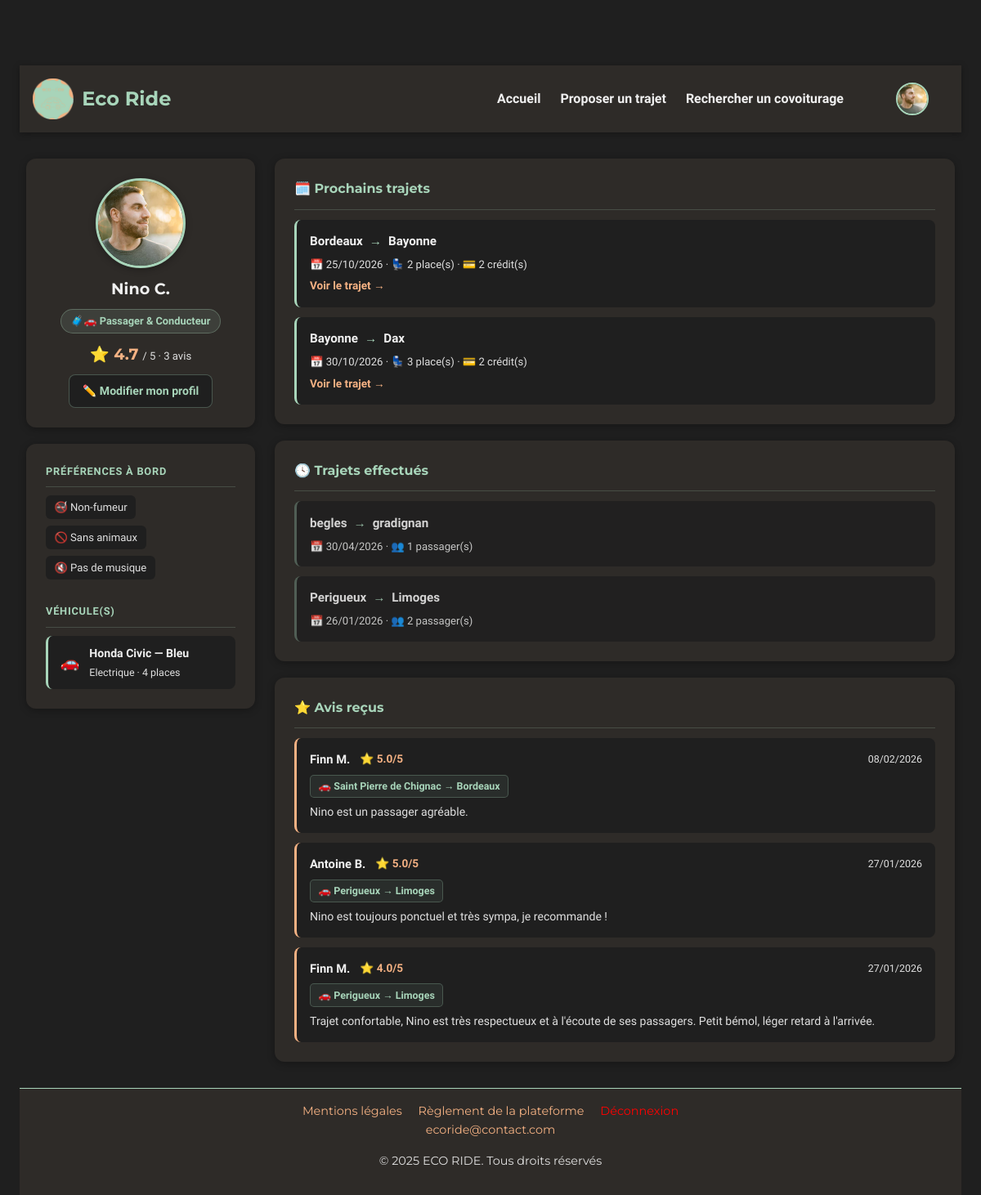
/PROJET/UTILISATEUR/USR-profil.php?id=1 (signed in), run on an earlier commit of the app's database.
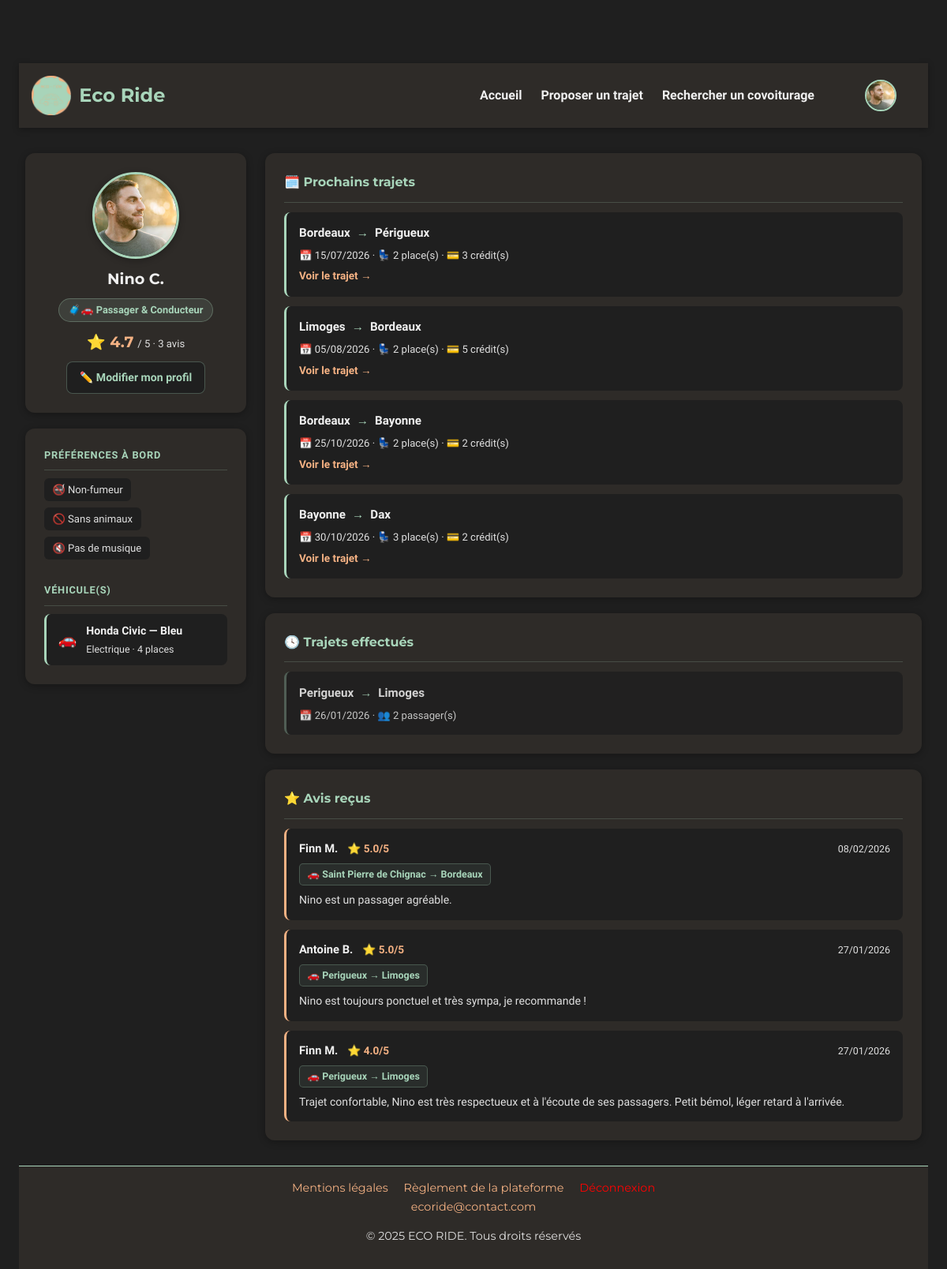
And on a later commit of the database.
### tables this page shows
CREATE TABLE `vehicules` (
  `vehicule_id` int(11) NOT NULL,
  `id_utilisateur` int(11) NOT NULL,
  `plaque` varchar(20) NOT NULL,
  `date_premiere_immat` date DEFAULT NULL,
  `marque` varchar(50) DEFAULT NULL,
  `modele` varchar(50) DEFAULT NULL,
  `couleur` varchar(50) DEFAULT NULL,
  `carburant` varchar(50) DEFAULT NULL,
  `places` int(11) DEFAULT 4,
  `animaux_acceptes` enum('oui','non') DEFAULT 'non',
  `fumeur` enum('oui','non') DEFAULT 'non',
  `musique` varchar(50) DEFAULT NULL
);

CREATE TABLE `trajets` (
  `id` int(11) NOT NULL,
  `id_conducteur` int(11) NOT NULL,
  `depart` varchar(255) NOT NULL,
  `arrivee` varchar(255) NOT NULL,
  `etapes` text DEFAULT NULL,
  `commentaire` text DEFAULT NULL,
  `date_depart` date NOT NULL,
  `heure_depart` time NOT NULL,
  `heure_arrivee` time DEFAULT NULL,
  `vehicule_id` int(11) DEFAULT NULL,
  `places_disponibles` int(11) DEFAULT 1,
  `prix` int(11) NOT NULL DEFAULT 2,
  `statut` enum('publie','complet','annule','termine','en_cours') DEFAULT 'publie'
);

CREATE TABLE `avis` (
  `id` int(11) NOT NULL,
  `id_trajet` int(11) NOT NULL,
  `id_auteur` int(11) NOT NULL,
  `id_destinataire` int(11) NOT NULL,
  `note` decimal(2,1) DEFAULT NULL,
  `commentaire` text DEFAULT NULL,
  `date_creation` datetime DEFAULT current_timestamp(),
  `statut` enum('en_attente','valide','refuse') NOT NULL DEFAULT 'en_attente'
);

CREATE TABLE `utilisateurs` (
  `id` int(11) NOT NULL,
  `nom` varchar(100) NOT NULL,
  `prenom` varchar(100) NOT NULL,
  `email` varchar(150) DEFAULT NULL,
  `mot_de_passe` varchar(255) NOT NULL,
  `role` enum('passager','conducteur','passager-conducteur') NOT NULL,
  `date_naissance` date DEFAULT NULL,
  `bio` text DEFAULT NULL,
  `date_inscription` datetime DEFAULT current_timestamp(),
  `photo` varchar(255) DEFAULT 'default.jpg',
  `driver_completed` tinyint(1) DEFAULT 0,
  `profile_completed` tinyint(1) DEFAULT 0,
  `suspendu` tinyint(1) NOT NULL DEFAULT 0
);

### PROJET/UTILISATEUR/USR-profil.php (the view, shortened to what the changed rows need)
<?php
include('../PHP/connexion.php');
$id = isset($_GET['id']) ? (int)$_GET['id'] : 0;
$stmt = $bdd->prepare("SELECT * FROM utilisateurs WHERE id = ?");
$stmt->execute([$id]);
$user = $stmt->fetch(PDO::FETCH_ASSOC);
$stmt = $bdd->prepare("SELECT * FROM vehicules WHERE id_utilisateur = ?");
$stmt->execute([$id]);
$vehicules = $stmt->fetchAll(PDO::FETCH_ASSOC);
$stmt = $bdd->prepare("
    SELECT t.*, COUNT(tp.id_passager) as nb_passagers
    FROM trajets t
    LEFT JOIN trajets_passagers tp ON tp.id_trajet = t.id
    WHERE t.id_conducteur = ? AND t.statut = 'termine'
    GROUP BY t.id
    ORDER BY t.date_depart DESC
    LIMIT 5
");
$stmt->execute([$id]);
$trajets = $stmt->fetchAll(PDO::FETCH_ASSOC);
$stmt = $bdd->prepare("
    SELECT t.*
    FROM trajets t
    WHERE t.id_conducteur = ? AND t.statut IN ('publie', 'complet')
    AND t.date_depart >= CURDATE()
    ORDER BY t.date_depart ASC
    LIMIT 5
");
$stmt->execute([$id]);
$trajets_avenir = $stmt->fetchAll(PDO::FETCH_ASSOC);
$stmt = $bdd->prepare("
    SELECT a.note, a.commentaire, a.date_creation,
           u.prenom, u.nom,
           t.depart AS trajet_depart, t.arrivee AS trajet_arrivee
    FROM avis a
    JOIN utilisateurs u ON u.id = a.id_auteur
    LEFT JOIN trajets t ON t.id = a.id_trajet
    WHERE a.id_destinataire = ? AND a.statut = 'valide'
    ORDER BY a.date_creation DESC
");
$stmt->execute([$id]);
$avis = $stmt->fetchAll(PDO::FETCH_ASSOC);
?>
<!DOCTYPE html>
<html lang="fr">
<head>
    <link rel="stylesheet" href="../CSS/style_global.css">
    <link rel="stylesheet" href="../CSS/CSS UTILISATEUR/USR-profil.css">
</head>
<body>
<main class="profil-main">
    <aside class="profil-aside">
        <div class="profil-card">
            <h2 class="profil-nom"><?= htmlspecialchars($user['prenom'] . ' ' . $user['nom']) ?></h2>
        </div>
        <?php if (!empty($vehicules)): $v = $vehicules[0]; ?>
        <div class="profil-card">
            <?php foreach ($vehicules as $v): ?>
            <div class="profil-vehicule">
                <span class="profil-vehicule-icon">🚗</span>
                <div>
                    <p class="profil-vehicule-nom"><?= htmlspecialchars($v['marque'] . ' ' . $v['modele']) ?> — <?= htmlspecialchars($v['couleur']) ?></p>
                    <p class="profil-vehicule-detail"><?= htmlspecialchars($v['carburant']) ?> · <?= $v['places'] ?> places</p>
                </div>
            </div>
            <?php endforeach; ?>
        </div>
        <?php endif; ?>
    </aside>
    <div class="profil-content">
        <?php if (!empty($trajets_avenir)): ?>
        <div class="profil-bloc">
            <?php foreach ($trajets_avenir as $t): ?>
            <div class="profil-trajet-item">
                <div class="profil-trajet-route">
                    <span><?= htmlspecialchars($t['depart']) ?></span>
                    <span class="profil-trajet-arrow">→</span>
                    <span><?= htmlspecialchars($t['arrivee']) ?></span>
                </div>
                <div class="profil-trajet-meta">
                    📅 <?= date('d/m/Y', strtotime($t['date_depart'])) ?>
                    · 💺 <?= htmlspecialchars($t['places_disponibles']) ?> place(s)
                    · 💳 <?= (int)$t['prix'] ?> crédit(s)
                </div>
                <a href="USR-details-trajet.php?id=<?= $t['id'] ?>" class="profil-trajet-link">Voir le trajet →</a>
            </div>
            <?php endforeach; ?>
        </div>
        <?php endif; ?>
        <?php if (!empty($trajets)): ?>
        <div class="profil-bloc">
            <?php foreach ($trajets as $t): ?>
            <div class="profil-trajet-item profil-trajet-item--past">
                <div class="profil-trajet-route">
                    <span><?= htmlspecialchars($t['depart']) ?></span>
                    <span class="profil-trajet-arrow">→</span>
                    <span><?= htmlspecialchars($t['arrivee']) ?></span>
                </div>
                <div class="profil-trajet-meta">
                    📅 <?= date('d/m/Y', strtotime($t['date_depart'])) ?>
                    · 👥 <?= $t['nb_passagers'] ?> passager(s)
                </div>
            </div>
            <?php endforeach; ?>
        </div>
        <?php endif; ?>
        <?php if (!empty($avis)): ?>
        <div class="profil-bloc">
            <?php foreach ($avis as $a): ?>
            <div class="profil-avis-item">
                <div class="profil-avis-header">
                    <span class="profil-avis-auteur"><?= htmlspecialchars($a['prenom'] . ' ' . $a['nom']) ?></span>
                    <span class="profil-avis-note">⭐ <?= $a['note'] ?>/5</span>
                    <span class="profil-avis-date"><?= date('d/m/Y', strtotime($a['date_creation'])) ?></span>
                </div>
                <?php if (!empty($a['trajet_depart']) && !empty($a['trajet_arrivee'])): ?>
                <span class="profil-avis-trajet">
                    🚗 <?= htmlspecialchars($a['trajet_depart']) ?> → <?= htmlspecialchars($a['trajet_arrivee']) ?>
                </span>
                <?php endif; ?>
                <?php if ($a['commentaire']): ?>
                <p class="profil-avis-texte"><?= htmlspecialchars($a['commentaire']) ?></p>
                <?php endif; ?>
            </div>
            <?php endforeach; ?>
        </div>
        <?php endif; ?>
    </div>
</main>
</body>
</html>

What changed in the data, as far as the page shows it:
removed trajets: depart "begles", arrivee "gradignan", date_depart "30/04/2026", nb_passagers "1", shown under "🕓 Trajets effectués"
added trajets: depart "Bordeaux", arrivee "Périgueux", date_depart "15/07/2026", places_disponibles "2", prix "3", shown under "🗓️ Prochains trajets"
added trajets: depart "Limoges", arrivee "Bordeaux", date_depart "05/08/2026", places_disponibles "2", prix "5", shown under "🗓️ Prochains trajets"
